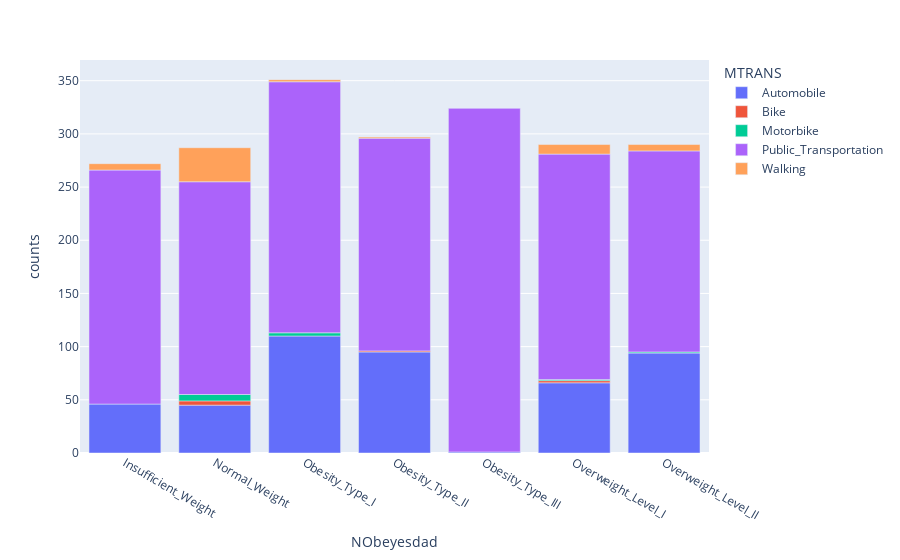

The cell this chart's notebook holds for it:
### Code cell
fig = px.bar(MTRANS_split, x="NObeyesdad", y="counts",
             color='MTRANS',
             height=400)
fig.show()

### Figure 1 — Plotly figure (JSON) as saved in the notebook; plotly's stock layout.template omitted (floating-point values rounded to 4 significant figures)
{"data": [{"alignmentgroup": "True", "hovertemplate": "MTRANS=Automobile<br>NObeyesdad=%{x}<br>counts=%{y}<extra></extra>", "legendgroup": "Automobile", "marker": {"color": "#636efa", "pattern": {"shape": ""}}, "name": "Automobile", "offsetgroup": "Automobile", "orientation": "v", "showlegend": true, "textposition": "auto", "type": "bar", "visible": true, "x": ["Insufficient_Weight", "Normal_Weight", "Obesity_Type_I", "Obesity_Type_II", "Obesity_Type_III", "Overweight_Level_I", "Overweight_Level_II"], "xaxis": "x", "y": [46, 45, 110, 95, 1, 66, 94], "yaxis": "y"}, {"alignmentgroup": "True", "hovertemplate": "MTRANS=Bike<br>NObeyesdad=%{x}<br>counts=%{y}<extra></extra>", "legendgroup": "Bike", "marker": {"color": "#EF553B", "pattern": {"shape": ""}}, "name": "Bike", "offsetgroup": "Bike", "orientation": "v", "showlegend": true, "textposition": "auto", "type": "bar", "visible": true, "x": ["Normal_Weight", "Obesity_Type_II", "Overweight_Level_I"], "xaxis": "x", "y": [4, 1, 2], "yaxis": "y"}, {"alignmentgroup": "True", "hovertemplate": "MTRANS=Motorbike<br>NObeyesdad=%{x}<br>counts=%{y}<extra></extra>", "legendgroup": "Motorbike", "marker": {"color": "#00cc96", "pattern": {"shape": ""}}, "name": "Motorbike", "offsetgroup": "Motorbike", "orientation": "v", "showlegend": true, "textposition": "auto", "type": "bar", "visible": true, "x": ["Normal_Weight", "Obesity_Type_I", "Overweight_Level_I", "Overweight_Level_II"], "xaxis": "x", "y": [6, 3, 1, 1], "yaxis": "y"}, {"alignmentgroup": "True", "hovertemplate": "MTRANS=Public_Transportation<br>NObeyesdad=%{x}<br>counts=%{y}<extra></extra>", "legendgroup": "Public_Transportation", "marker": {"color": "#ab63fa", "pattern": {"shape": ""}}, "name": "Public_Transportation", "offsetgroup": "Public_Transportation", "orientation": "v", "showlegend": true, "textposition": "auto", "type": "bar", "visible": true, "x": ["Insufficient_Weight", "Normal_Weight", "Obesity_Type_I", "Obesity_Type_II", "Obesity_Type_III", "Overweight_Level_I", "Overweight_Level_II"], "xaxis": "x", "y": [220, 200, 236, 200, 323, 212, 189], "yaxis": "y"}, {"alignmentgroup": "True", "hovertemplate": "MTRANS=Walking<br>NObeyesdad=%{x}<br>counts=%{y}<extra></extra>", "legendgroup": "Walking", "marker": {"color": "#FFA15A", "pattern": {"shape": ""}}, "name": "Walking", "offsetgroup": "Walking", "orientation": "v", "showlegend": true, "textposition": "auto", "type": "bar", "visible": true, "x": ["Insufficient_Weight", "Normal_Weight", "Obesity_Type_I", "Obesity_Type_II", "Overweight_Level_I", "Overweight_Level_II"], "xaxis": "x", "y": [6, 32, 2, 1, 9, 6], "yaxis": "y"}], "layout": {"autosize": true, "barmode": "relative", "legend": {"title": {"text": "MTRANS"}, "tracegroupgap": 0}, "margin": {"t": 60}, "xaxis": {"anchor": "y", "autorange": true, "domain": [0, 1], "range": [-0.5, 6.5], "title": {"text": "NObeyesdad"}, "type": "category"}, "yaxis": {"anchor": "x", "autorange": true, "domain": [0, 1], "range": [0, 369.5], "title": {"text": "counts"}, "type": "linear"}}}
